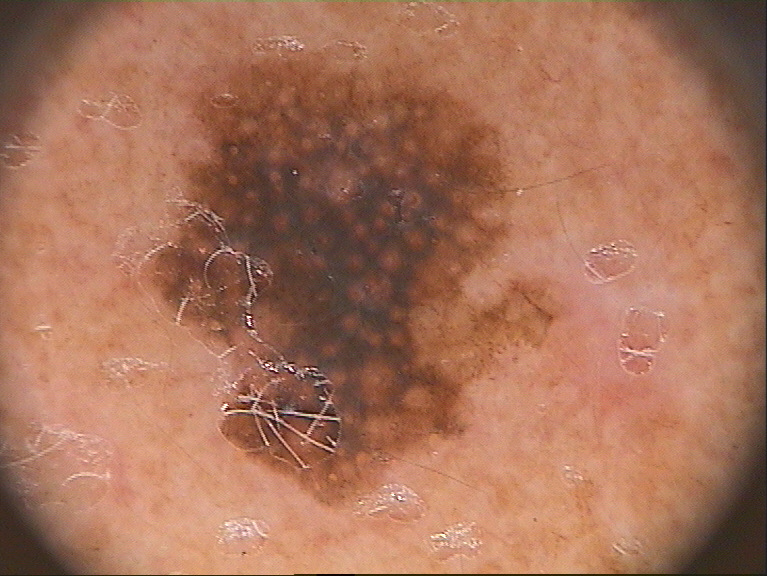
#> input picture Node Merge by feature/imgs/IMD242.bmp, 767 x 576 px, found by its file name; its folder holds 2 pictures in this run
$ python Mascara.py
#> lines starting #> are read from the running program, lines starting #| are printed output that depends on the picture
import matplotlib.pyplot as plt
import numpy as np
from matplotlib.image import imread
from skimage.color import rgb2gray
from skimage.draw import ellipse
import fnmatch
import os

#testing purpose only

path = 'imgs'

for image in fnmatch.filter(os.listdir('imgs'), '*.bmp'):

    IOriginal = imread(path + '/' + image)
#> IOriginal is the input picture: shape (576, 767, 3); mean R, G, B 167.9, 114.7, 90.9
    def get_mask(s):
#> called with s = (576, 767)
        plt.figure()
        mask = np.zeros(s, dtype=np.uint8)
        rr, cc = ellipse((s[0] / 2), (s[1] / 2), (s[1] / 2) -1, (s[1] / 2) -1)
        ii = np.where(
            np.logical_and(np.logical_and(np.logical_and(rr >= 0, rr < s[0]), cc >= 0), cc < s[1])
        )[0]
        mask[rr[ii], cc[ii]] = 1
        plt.subplot(221)
        plt.imshow(mask)
        plt.subplot(222)
        plt.imshow(IOriginal)
        plt.subplot(223)
        plt.imshow(rgb2gray(IOriginal.astype(float)) * mask, cmap='gray')
        plt.show()
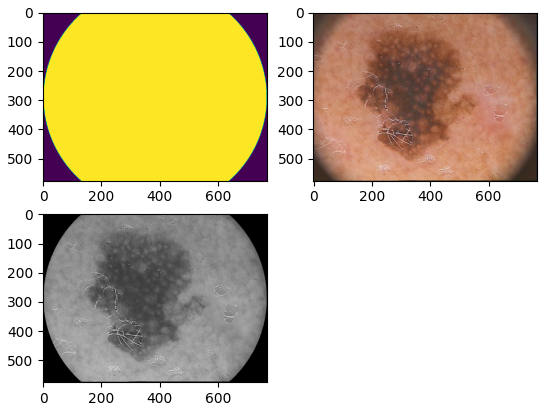
#> figure drawn by matplotlib, 3 panels
        return mask

    mask = get_mask(IOriginal.shape[0:2])
#> pass 2 of the loop `for image in fnmatch.filter(os.listdir('imgs'), '*.bmp'):`:
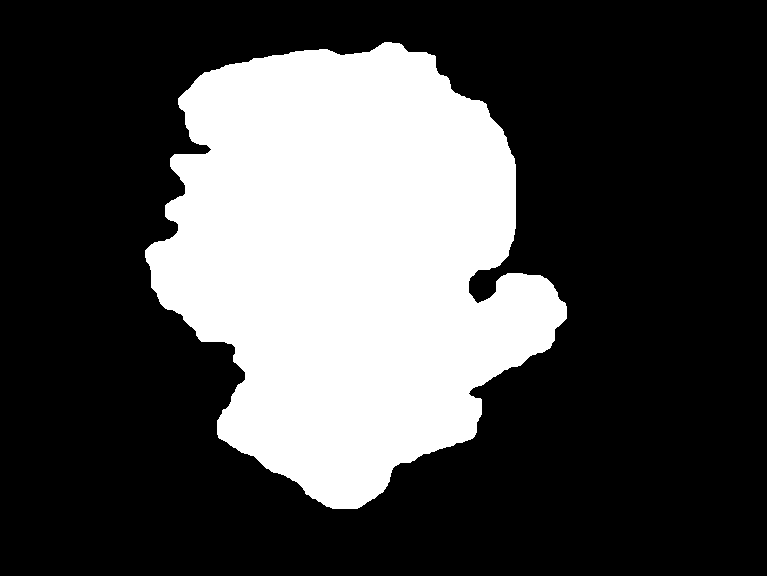
#> input picture Node Merge by feature/imgs/IMD242_lesion.bmp, 767 x 576 px, found by its file name
#> IOriginal is the input picture: shape (576, 767, 4); mean R, G, B, A 74.8, 74.8, 74.8, 255
#> in get_mask (call 2), `plt.show()`:
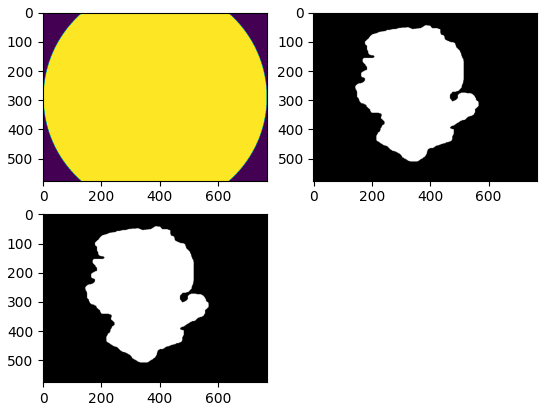
#> figure drawn by matplotlib, 3 panels
